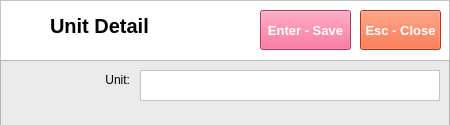
<?xml version="1.0" encoding="UTF-8"?>
<ui version="4.0">
 <class>Form</class>
 <widget class="QWidget" name="Form">
  <property name="geometry">
   <rect>
    <x>0</x>
    <y>0</y>
    <width>450</width>
    <height>125</height>
   </rect>
  </property>
  <property name="windowTitle">
   <string>Form</string>
  </property>
  <widget class="QFrame" name="frame">
   <property name="geometry">
    <rect>
     <x>0</x>
     <y>0</y>
     <width>450</width>
     <height>61</height>
    </rect>
   </property>
   <property name="styleSheet">
    <string notr="true">background-color: rgb(255, 255, 255);</string>
   </property>
   <property name="frameShape">
    <enum>QFrame::StyledPanel</enum>
   </property>
   <property name="frameShadow">
    <enum>QFrame::Raised</enum>
   </property>
   <widget class="QLabel" name="label">
    <property name="geometry">
     <rect>
      <x>10</x>
      <y>10</y>
      <width>35</width>
      <height>35</height>
     </rect>
    </property>
    <property name="text">
     <string/>
    </property>
    <property name="pixmap">
     <pixmap>../../Documents/GitHub/python-pos/img/System Tables.png</pixmap>
    </property>
    <property name="scaledContents">
     <bool>true</bool>
    </property>
   </widget>
   <widget class="QLabel" name="lblTaxDetail">
    <property name="geometry">
     <rect>
      <x>50</x>
      <y>10</y>
      <width>160</width>
      <height>31</height>
     </rect>
    </property>
    <property name="font">
     <font>
      <family>Segoe UI</family>
      <pointsize>15</pointsize>
      <weight>75</weight>
      <bold>true</bold>
     </font>
    </property>
    <property name="text">
     <string>Unit Detail</string>
    </property>
   </widget>
   <widget class="QPushButton" name="btnSave">
    <property name="geometry">
     <rect>
      <x>260</x>
      <y>10</y>
      <width>91</width>
      <height>40</height>
     </rect>
    </property>
    <property name="font">
     <font>
      <family>Segoe UI</family>
      <pointsize>10</pointsize>
      <weight>75</weight>
      <bold>true</bold>
     </font>
    </property>
    <property name="styleSheet">
     <string notr="true">background-color: rgb(240, 80, 128);
color: rgb(255, 255, 255);</string>
    </property>
    <property name="text">
     <string>Enter - Save</string>
    </property>
   </widget>
   <widget class="QPushButton" name="btnClose">
    <property name="geometry">
     <rect>
      <x>360</x>
      <y>10</y>
      <width>81</width>
      <height>40</height>
     </rect>
    </property>
    <property name="font">
     <font>
      <family>Segoe UI</family>
      <pointsize>10</pointsize>
      <weight>75</weight>
      <bold>true</bold>
     </font>
    </property>
    <property name="styleSheet">
     <string notr="true">background-color: rgb(243, 79, 28);
color: rgb(255, 255, 255);</string>
    </property>
    <property name="text">
     <string>Esc - Close</string>
    </property>
   </widget>
  </widget>
  <widget class="QFrame" name="frame_2">
   <property name="geometry">
    <rect>
     <x>0</x>
     <y>60</y>
     <width>450</width>
     <height>190</height>
    </rect>
   </property>
   <property name="styleSheet">
    <string notr="true">background-color: rgb(234, 234, 234);</string>
   </property>
   <property name="frameShape">
    <enum>QFrame::StyledPanel</enum>
   </property>
   <property name="frameShadow">
    <enum>QFrame::Raised</enum>
   </property>
   <widget class="QTextEdit" name="txtUnit">
    <property name="geometry">
     <rect>
      <x>140</x>
      <y>10</y>
      <width>300</width>
      <height>31</height>
     </rect>
    </property>
    <property name="styleSheet">
     <string notr="true">background-color: rgb(255, 255, 255);
color: rgb(0, 0, 0);</string>
    </property>
   </widget>
   <widget class="QLabel" name="lblUnit">
    <property name="geometry">
     <rect>
      <x>10</x>
      <y>10</y>
      <width>120</width>
      <height>20</height>
     </rect>
    </property>
    <property name="font">
     <font>
      <family>Segoe UI</family>
      <pointsize>9</pointsize>
     </font>
    </property>
    <property name="text">
     <string>Unit:</string>
    </property>
    <property name="alignment">
     <set>Qt::AlignRight|Qt::AlignTrailing|Qt::AlignVCenter</set>
    </property>
   </widget>
  </widget>
 </widget>
 <resources/>
 <connections/>
</ui>
